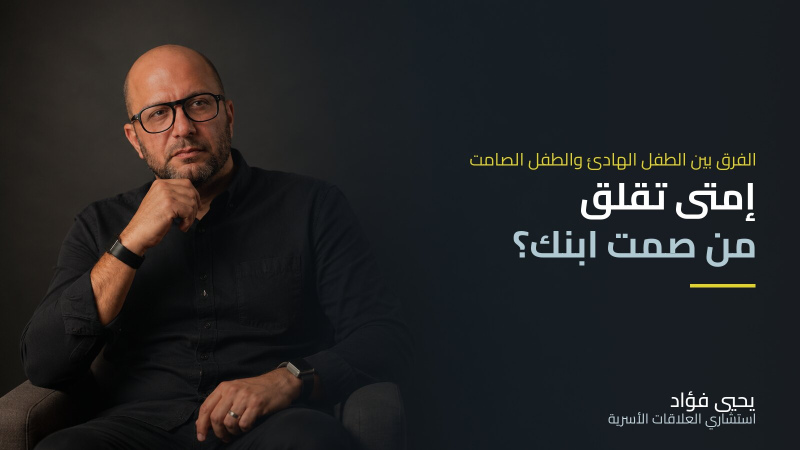
#> input picture assets-src/yf-a4-1785536959.jpg, 1600 x 900 px, found by its file name (shown at 1/2 size)
$ python make-crops.py
#> lines starting #> are read from the running program, lines starting #| are printed output that depends on the picture
"""Build editorial portrait crops from the real studio photography on yahiafouad.com.

The article thumbnails (yf-a*.jpg) are studio portraits of Yahia with a headline
baked into the right side. We crop the portrait part only (no text) so the same
real photography can be reused as editorial imagery. Output -> src/assets/img/.
"""
from PIL import Image, ImageFilter
import os

SRC, OUT = "assets-src", "src/assets/img"
os.makedirs(OUT, exist_ok=True)

CROPS = {
    # name: (source, box)
    "portrait-thoughtful": ("yf-a4-1785536959.jpg", (40, 0, 760, 900)),   # hand on chin, seated
    "portrait-speaking":   ("yf-a3-1785536959.jpg", (0, 0, 700, 900)),    # gesturing, mid-sentence
    "portrait-open":       ("yf-a5-1785536960.jpg", (20, 0, 740, 900)),   # open hand, explaining
    "portrait-seated":     ("yf-a1-1785536958.jpg", (0, 0, 690, 900)),   # hands clasped
    "portrait-standing":   ("yf-a2-1785536959.jpg", (0, 0, 720, 900)),    # standing, arms relaxed
}

for name, (src, box) in CROPS.items():
    im = Image.open(os.path.join(SRC, src)).convert("RGB").crop(box)
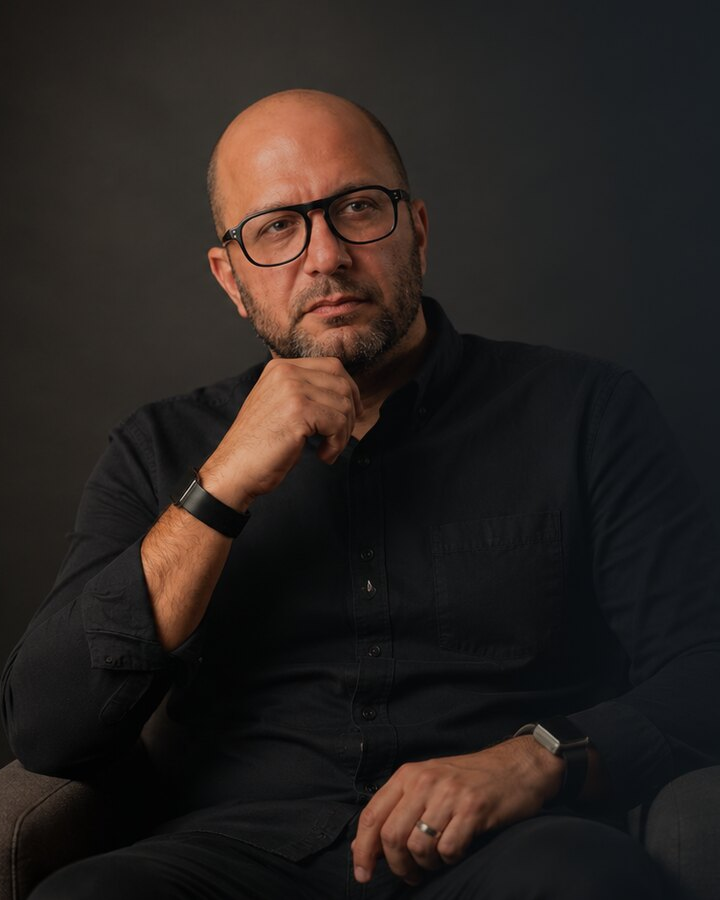
#> im: PIL image 720x900 RGB; mean R, G, B 40.7, 34.1, 31.3
    im.save(os.path.join(OUT, f"{name}.jpg"), quality=94, subsampling=0)
    print(name, im.size)
#| portrait-thoughtful (720, 900)
#> pass 2 of the loop `for name, (src, box) in CROPS.items():`:
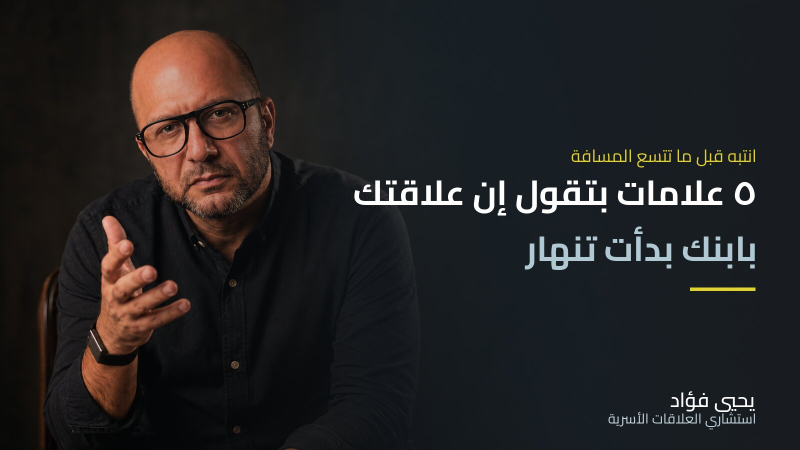
#> input picture assets-src/yf-a3-1785536959.jpg, 1600 x 900 px, found by its file name (shown at 1/2 size)
#> `im = Image.open(os.path.join(SRC, src)).convert("RGB").crop(box)`:
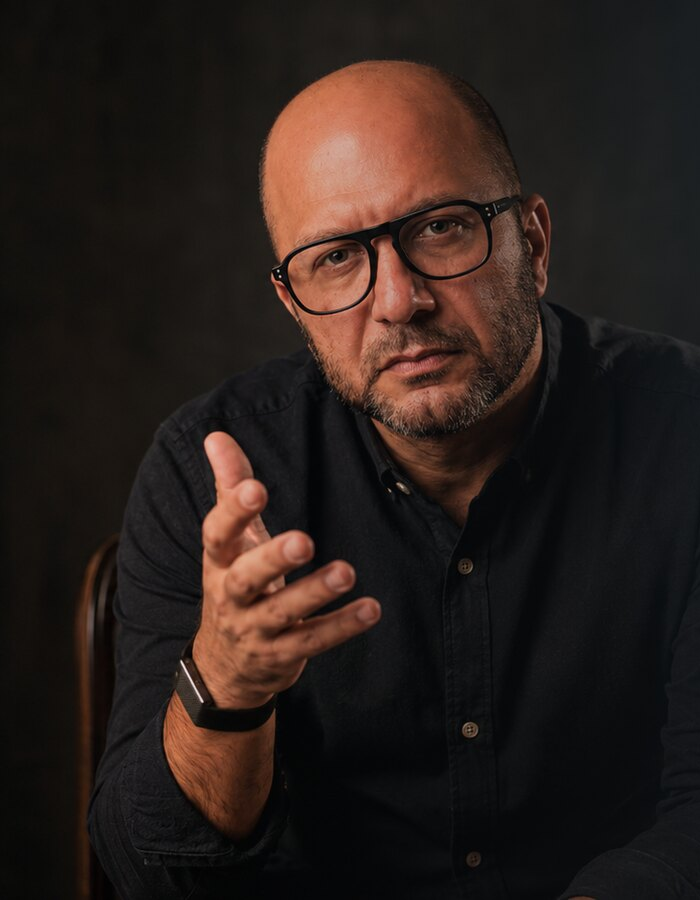
#> im: PIL image 700x900 RGB; mean R, G, B 41.1, 30.6, 26.8
#| portrait-speaking (700, 900)
#> pass 3 of the loop `for name, (src, box) in CROPS.items():`:
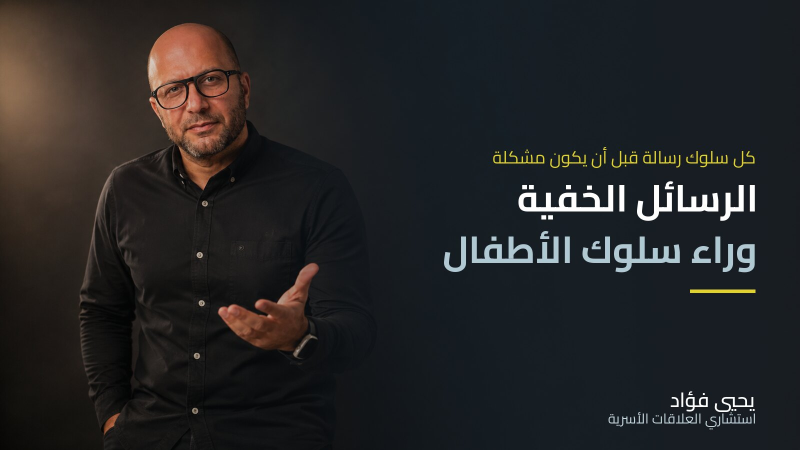
#> input picture assets-src/yf-a5-1785536960.jpg, 1600 x 900 px, found by its file name (shown at 1/2 size)
#> `im = Image.open(os.path.join(SRC, src)).convert("RGB").crop(box)`:
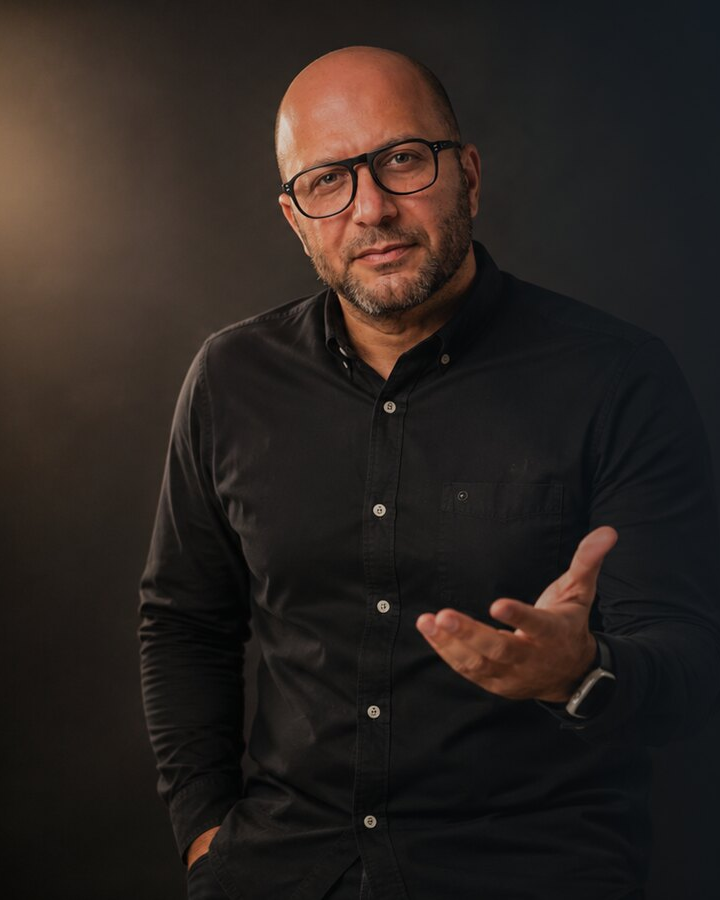
#> im: PIL image 720x900 RGB; mean R, G, B 42.9, 35.2, 31.4
#| portrait-open (720, 900)
#> the loop made 5 passes; the first 3 are shown

# Untouched real photos, normalised to high-quality JPEG
for name, src in {
    "portrait-chin": "portrait-chin.jpg",
    "portrait-dark-wide": "portrait-dark-wide.webp",
    "portrait-square": "portrait-square.jpg",
    "outdoor": "outdoor.jpg",
}.items():
    im = Image.open(os.path.join(SRC, src)).convert("RGB")
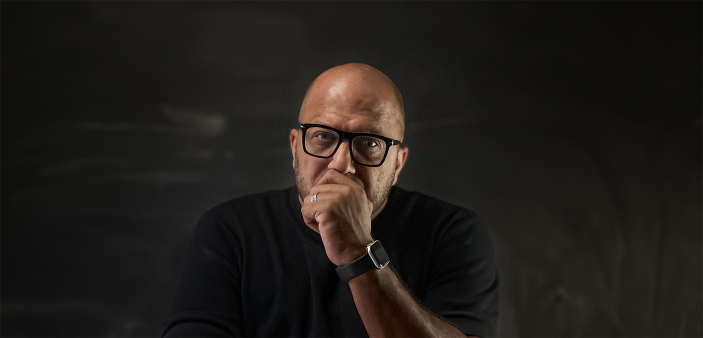
#> input picture assets-src/portrait-chin.jpg, 1406 x 676 px, found by its file name (shown at 1/2 size)
#> im is the input picture: PIL image 1406x676 RGB; mean R, G, B 31.7, 28.3, 24.5
    im.save(os.path.join(OUT, f"{name}.jpg"), quality=94, subsampling=0)
    print(name, im.size)
#| portrait-chin (1406, 676)
#> pass 2 of the loop `for name, src in {`:
#> (the run stopped early here; a loop or call above may not have finished)
